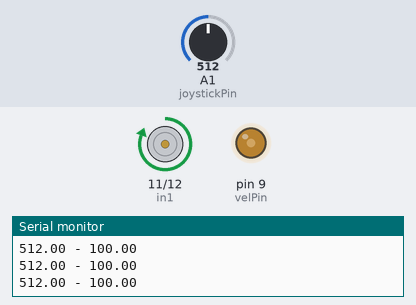
The sketch below on a simulated Arduino Uno, built with avr-gcc and run on an emulated ATmega328P. On the bench: motor-driver pin pairs drawn as motors (green arrow = first pin HIGH = forward, orange = second pin HIGH = backward, longer = more drive), output pins drawn as LEDs (lit = HIGH), the last lines printed to the serial monitor. Inputs (shaded band) come from the test bench; at power-on: A1 (joystickPin) = 512.

Above: at 1.2 s.
1.3 s: A1 (joystickPin) set to 530
At 1.6 s:
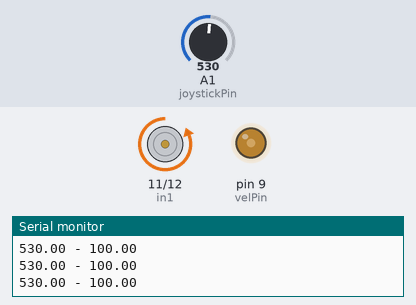
2.8 s: A1 (joystickPin) set to 245
At 3.1 s:
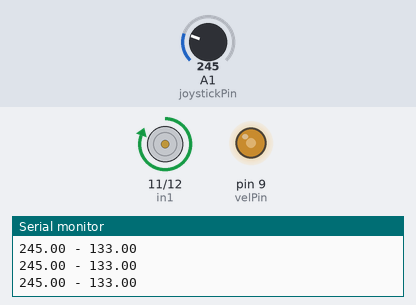
4.3 s: A1 (joystickPin) set to 122
At 4.6 s:
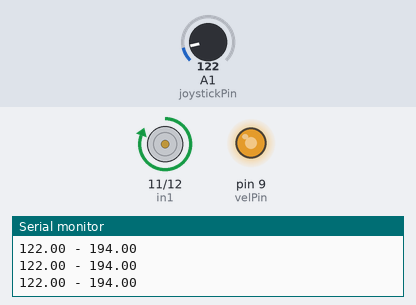
5.8 s: A1 (joystickPin) set to 900
At 6.1 s:
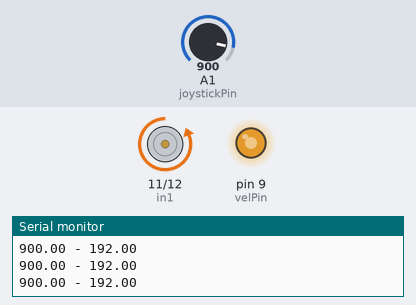
7.3 s: A1 (joystickPin) set to 1023
At 8.5 s:
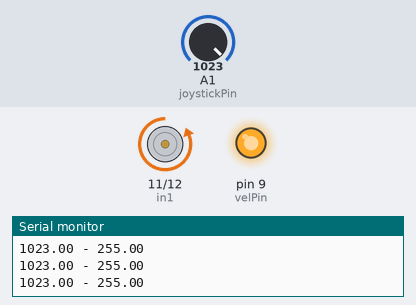
8.8 s: A1 (joystickPin) set to 716
At 10.3 s:
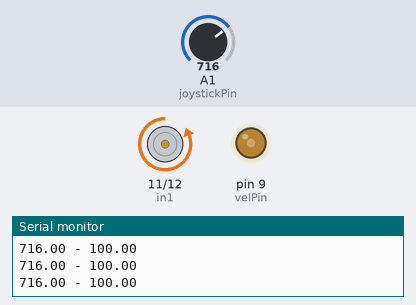
Timing chart, 0 to 11.3 s (numbered marks = the images above; inputs shaded):
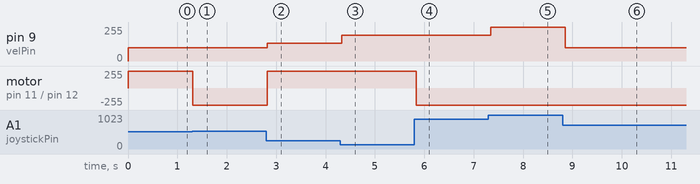

Measured:
- after the input at 1.3 s, motor on pin 11 (in1) / pin 12 (in2): forward 255/255 → backward 255/255 at once
- after the input at 2.8 s, pin 9 (velPin): 100/255 → 133/255 at once; motor on pin 11 (in1) / pin 12 (in2): backward 255/255 → forward 255/255 at once
- after the input at 4.3 s, pin 9 (velPin): 133/255 → 194/255 at once
- after the input at 5.8 s, pin 9 (velPin): 194/255 → 192/255 at once; motor on pin 11 (in1) / pin 12 (in2): forward 255/255 → backward 255/255 at once
- after the input at 7.3 s, pin 9 (velPin): 192/255 → 255/255 after 0.05 s
- after the input at 8.8 s, pin 9 (velPin): 255/255 → 100/255 after 0.06 s

The sketch:

dc.ino
```cpp
int velPin = 9;
float velValue;
int in1 = 11;
int in2 = 12;
int joystickPin = A1;
float joystickValue;

void setup() {
  pinMode(velPin, OUTPUT);
  pinMode(in1, OUTPUT);
  pinMode(in2, OUTPUT);
  Serial.begin(9600);
}

void loop() {

  joystickValue = analogRead(joystickPin);

  if(joystickValue < 515){
    velValue = map(joystickValue, 515, 0, 0, 255);
    if(velValue < 100) velValue = 100;
    Serial.println((String) joystickValue + " - " + velValue);
    analogWrite(velPin, velValue);
    digitalWrite(in1, 1);
    digitalWrite(in2, 0);
  }

  if(joystickValue > 520) {
    velValue = map(joystickValue, 520, 1023, 0, 255);
    if(velValue < 100) velValue = 100;
    if(velValue > 255) velValue = 255;
    Serial.println((String) joystickValue + " - " + velValue);
    analogWrite(velPin, velValue);
    digitalWrite(in1, 0);
    digitalWrite(in2, 1);
  }

  delay(100);
}
```
